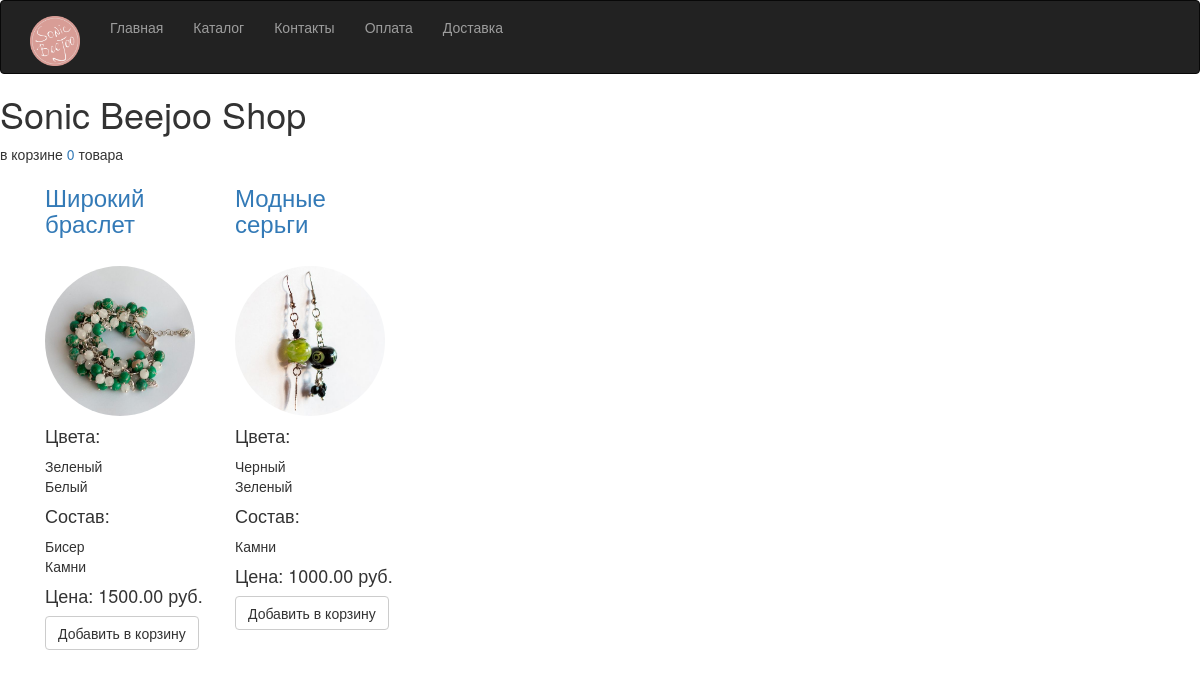
/, run on an earlier commit of the app's database.
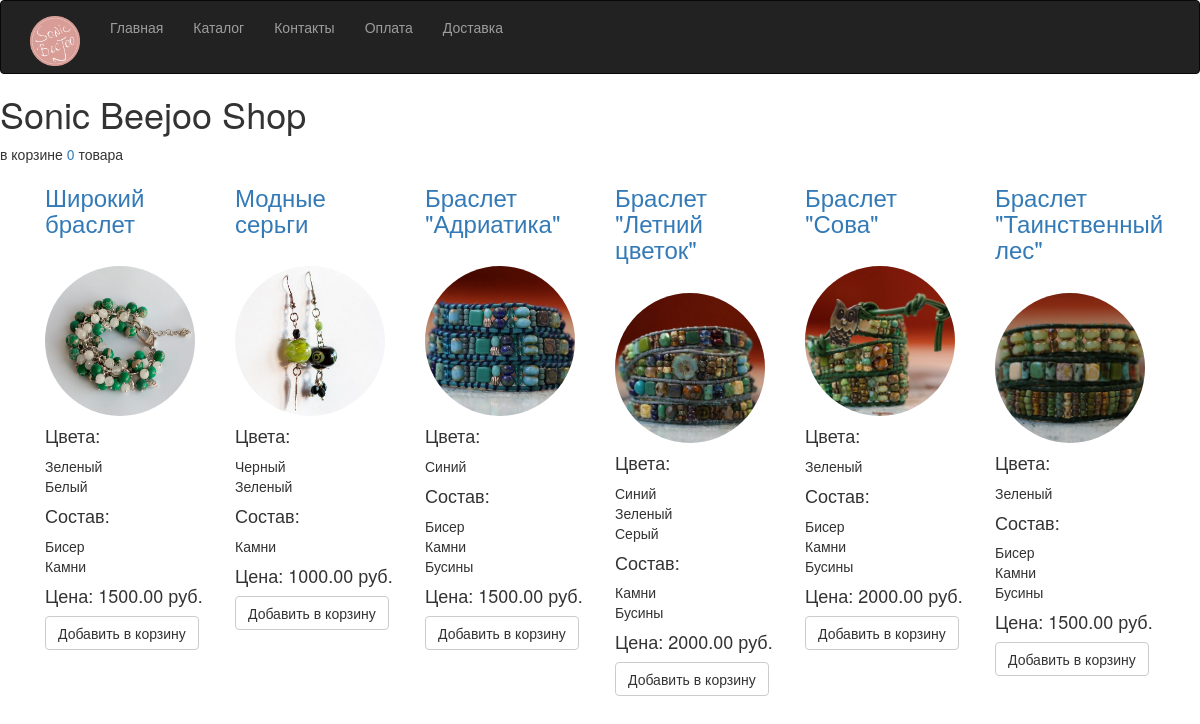
And on a later commit of the database.
### sonic_beejoo/models.py (models this page shows)
class Good(models.Model):
    category = models.ForeignKey('Category')
    design_types = models.ManyToManyField('DesignType')
    colors = models.ManyToManyField('Color',related_name='all_colors')
    title = models.CharField(max_length=50, blank=False)
    short_description = models.CharField(max_length=100)
    full_description = models.TextField(blank=True)
    price = models.DecimalField(max_digits=10, decimal_places=2)
    sale = models.DecimalField(max_digits=10, decimal_places=2, default=0)
    img_uri = models.ImageField(upload_to='goods_img', blank=True)
    img_second_uri = models.ImageField(upload_to='goods_img', blank=True)
    data_created = models.DateTimeField(default=timezone.now())
    amount = models.IntegerField(default=1)
    slug = models.SlugField(max_length=50, blank=False, unique=True)
    is_displayed = models.BooleanField(default=True)
    class Meta:
        verbose_name_plural = 'Товар'

class Color(models.Model):
    name = models.CharField(max_length=20, blank=False, unique=True)
    is_displayed = models.BooleanField(default=True)
    class Meta:
        verbose_name_plural = 'Цвет'
    def __str__(self):
        return self.name

class DesignType(models.Model):
    name = models.CharField('Тип изделия', max_length=50, blank=False, unique=True)
    is_displayed = models.BooleanField('Отображать', default=True)
    class Meta:
        verbose_name_plural = 'Состав'
    def __str__(self):
        return self.name

### sonic_beejoo/views.py (the view)
# urls.py: url(r'^$', goods, name='index'),
def goods(request):
    if request.method == 'GET':
        in_basket = str(len(request.session['inbasket'])) if 'inbasket' in request.session else 0
        visible_goods = Good.objects.all()
        return render(request, 'sonic_beejoo/product.html', {'goods': visible_goods, 'inbasket': in_basket})
    return HttpResponse(status=405)

### sonic_beejoo/templates/sonic_beejoo/product.html (shortened to what this page needs)
{% extends "sonic_beejoo/_base.html" %}
{% block content %}
<div class="container">
{% for good in goods %}
    <div class="col-md-2">
    <h3><a href="{% url 'good' good.id %}">{{ good.title }}</a></h3><br>
    <img class="img-circle" src="{{ good.img_uri.url }}" width="150" height="150">
    <h4>Цвета:</h4>
    {% for color in good.colors.all %}
         {{ color}}<br>
    {% endfor %}
    <h4>Состав:</h4>
    {% for des in good.design_types.all %}
         {{ des}}<br>
    {% endfor %}
    <h4>Цена: {{ good.price }} руб.</h4>
        <button data-id="{{ good.pk }}" class="btn btn-default">Добавить в корзину</button>
    </div>
{% endfor %}
</div>
{% endblock %}

### sonic_beejoo/templates/sonic_beejoo/_base.html (shortened to what this page needs)
{% load static from staticfiles %}
<!DOCTYPE html>
<html lang="en">
<head>
<link rel="stylesheet" href="https://maxcdn.bootstrapcdn.com/bootstrap/3.3.7/css/bootstrap.min.css">
</head>
<body >
<nav class="navbar navbar-inverse navbar-top">
  <div class="container">
    <div class="navbar-header">
      <a class="navbar-brand" href="#">
          <img alt="Brand" src="/media/logo.png" width="50" height="50">
      </a>
    </div>
    <div class="navbar">
      <ul class="nav navbar-nav">
        <li><a href="#">Главная</a></li>
        <li><a href="#">Каталог</a></li>
        <li><a href="#">Контакты</a></li>
        <li><a href="#">Оплата</a></li>
        <li><a href="#">Доставка</a></li>
      </ul>
    </div>
  </div>
</nav>
<div>
<h1>Sonic Beejoo Shop</h1>
в корзине <a href="#"><span class="basketText">{{ inbasket }}</span></a> товара
    {% block content %}
    {% endblock %}
</div>
</body>
</html>

What changed in the data, as far as the page shows it:
added Good: title "Браслет \"Адриатика\"", img_uri (picture), price "1500.00", DesignType (name "Бисер"), DesignType (name "Камни")
now on this page (row unchanged): Color: name "Синий"
added DesignType: name "Бусины"
added Good: title "Браслет \"Летний цветок\"", img_uri (picture), price "2000.00", Color (name "Зеленый"), DesignType (name "Камни")
added Color: name "Серый", shown under "Браслет \"Летний цветок\""
added Good: title "Браслет \"Сова\"", img_uri (picture), price "2000.00", Color (name "Зеленый"), DesignType (name "Бисер"), DesignType (name "Камни")
added Good: title "Браслет \"Таинственный лес\"", img_uri (picture), price "1500.00", Color (name "Зеленый"), DesignType (name "Бисер"), DesignType (name "Камни")
